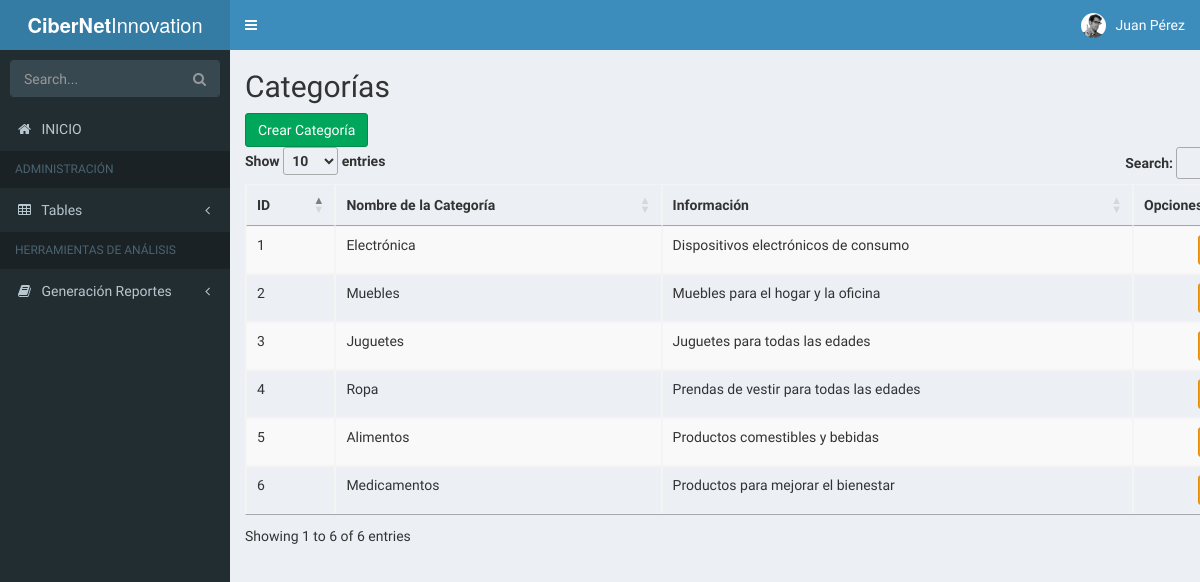
/CiberNet Innovation/app/views/pages/category.php (signed in), run on the app's committed database.
### tables this page shows
CREATE TABLE `category` (
  `CategoryID` int NOT NULL AUTO_INCREMENT,
  `categoryName` varchar(100) NOT NULL,
  `categoryInfo` text,
  PRIMARY KEY (`CategoryID`)
);

### CiberNet Innovation/app/controllers/CategoryController.php (called while the page is built, shortened)
<?php
require_once(dirname(__FILE__) . "/../../core/database.php");
require_once(dirname(__FILE__) . "/../models/CategoryModel.php");
class CategoryController
{
    private $category;
    public function __construct()
    {
        $database = new Database();
        $this->db = $database->getConnection();
        $this->category = new CategoryModel($this->db);
    }
    public function index()
    {
        $result = $this->category->getCategories();
        $categories = $result->fetchAll(PDO::FETCH_ASSOC);
        include(dirname(__FILE__) . '/../views/category/categoryList.php');
    }
}

### CiberNet Innovation/app/views/pages/category.php (called while the page is built, shortened)
<?php
require_once __DIR__ . '/../../../app/controllers/CategoryController.php';
$action = isset($_GET['action']) ? $_GET['action'] : '';
$controller = new CategoryController();
switch ($action) {
    default:
        $controller->index();
        break;
}

### CiberNet Innovation/core/database.php (called while the page is built, shortened)
<?php
class Database
{
    public function getConnection()
    {
        $this->conn = null;
        try {
            $this->conn = new PDO(
                "mysql:host=" . Config::HOST . ";dbname=" . Config::DATABASE,
                Config::USER,
                Config::PASSWORD
            );
            $this->conn->exec("set names utf8");
        } catch (PDOException $ex) {
            echo "Connection error: " . $ex->getMessage();
            die();
        }
        return $this->conn;
    }
}

### CiberNet Innovation/app/models/CategoryModel.php (called while the page is built, shortened)
<?php
class CategoryModel
{
    private $conn;
    public function __construct($db)
    {
        $this->conn = $db;
    }
    public function getCategories()
    {
        $query = "CALL sp_SelectCategory();";
        $result = $this->conn->prepare($query);
        $result->execute();
        return $result;
    }
}

### CiberNet Innovation/app/views/category/categoryList.php (the view, shortened to what this page needs)
<?php include '../templates/header.php'; ?>
<div class="container">
    <div class="card mt-5 p-4">
        <h2 class="mb-4">Categorías</h2>
        <div class="d-flex justify-content-between mb-3">
            <a href="?pages=category&action=create" class="btn btn-success">Crear Categoría</a>
        </div>
        <div class="table-responsive">
            <table id="genericTable" class="table table-striped table-bordered">
                <thead class="table-dark">
                    <tr>
                        <th scope="col">ID</th>
                        <th scope="col">Nombre de la Categoría</th>
                        <th scope="col">Información</th>
                        <th scope="col" class="text-center">Opciones</th>
                    </tr>
                </thead>
                <tbody>
                    <?php foreach ($categories as $category) : ?>
                        <tr>
                            <td><?= htmlspecialchars($category['CategoryID']); ?></td>
                            <td><?= htmlspecialchars($category['categoryName']); ?></td>
                            <td><?= htmlspecialchars($category['categoryInfo']); ?></td>
                            <td class="text-center">
                                <a href="?pages=category&action=edit&id=<?= $category['CategoryID'] ?>" class="btn btn-warning btn-sm">Editar</a>
                            </td>
                        </tr>
                    <?php endforeach; ?>
                </tbody>
            </table>
        </div>
    </div>
</div>
<?php include '../templates/footer.php'; ?>

### data on the page
category: CategoryID "1", categoryName "Electrónica", categoryInfo "Dispositivos electrónicos de consumo"
category: CategoryID "2", categoryName "Muebles", categoryInfo "Muebles para el hogar y la oficina"
category: CategoryID "3", categoryName "Juguetes", categoryInfo "Juguetes para todas las edades"
category: CategoryID "4", categoryName "Ropa", categoryInfo "Prendas de vestir para todas las edades"
category: CategoryID "5", categoryName "Alimentos", categoryInfo "Productos comestibles y bebidas"
category: CategoryID "6", categoryName "Medicamentos", categoryInfo "Productos para mejorar el bienestar"

### other printed values
$_SESSION["userName"] "Juan Pérez"
